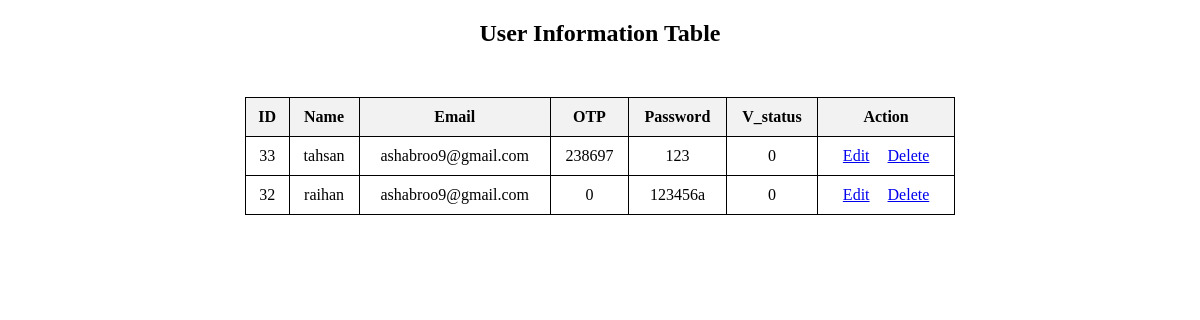
/user_list/, run on an earlier commit of the app's database.
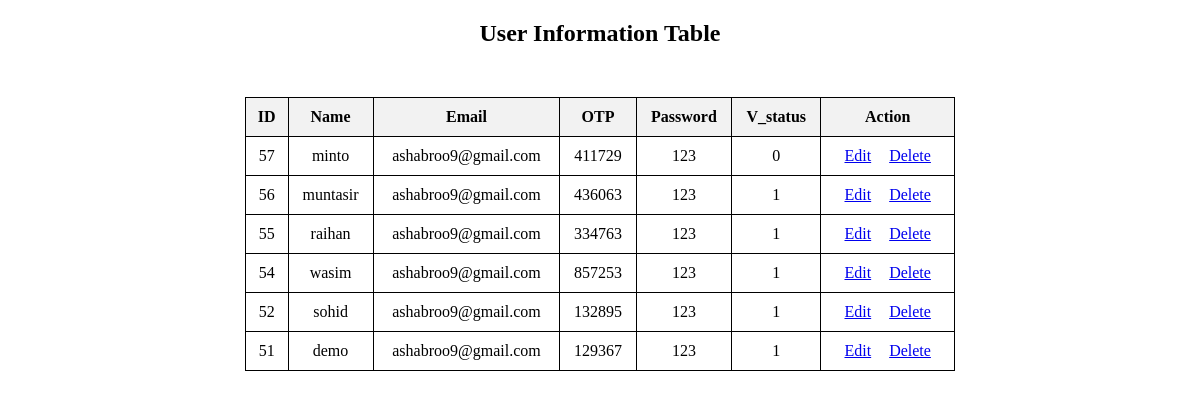
And on a later commit of the database.
### sample/models.py (models this page shows)
class User(models.Model):
    u_name = models.CharField(max_length=100)
    email = models.EmailField(max_length=100, default =True)
    otp = models.IntegerField(default=0)
    v_status = models.IntegerField(default=0)
    password = models.CharField(max_length=100)

### sample/views.py (the view)
# urls.py: path('user_list/', views.user_list, name='show_user'),
def user_list(req):
    data = User.objects.all().order_by("-id")  # eta desending korar torika
    d = {
        "users": data
    }  # user er madhome somostto data gulu dictionary niye ase d contex a assign kore diche
    return render(req, "show_user.html", d)

### sample/templates/show_user.html (shortened to what this page needs)
<!DOCTYPE html>
<html lang="en">
<head>
</head>
<body>
    <h2 style="text-align:center;">User Information Table</h2>
    <table>
        <tr>
            <th>ID</th>
            <th>Name</th>
            <th>Email</th>
            <th>OTP</th>
            <th>Password</th>
            <th>V_status</th>
            <th>Action</th>
        </tr>
        {% for i in users %}
        <tr>
            <td>{{i.id}}</td>
            <td>{{i.u_name}}</td>
            <td>{{i.email}}</td>
            <td>{{i.otp}}</td>
            <td>{{i.password}}</td>
            <td>{{i.v_status}}</td>
            <td>
                <a class="aref" href="{% url 'edit_user' i.id %}">Edit</a>
                <a class="aref" href="{% url 'delete_user' i.id %}">Delete</a>
            </td>
        </tr>
        {% endfor %}
    </table>
</body>
</html>

### sample/templates/show_user.html (style rules this page uses)
table { width: 60%; border-collapse: collapse; margin: 50px auto; }
th, td { border: 1px solid black; padding: 10px; text-align: center; }
th { background-color: #f2f2f2; }
.aref { margin: 5px; }
a { padding: 2px; }

What changed in the data, as far as the page shows it:
removed User: id "33", u_name "tahsan", email "ashabroo9@gmail.com", otp "238697", password "123", v_status "0"
removed User: id "32", u_name "raihan", email "ashabroo9@gmail.com", otp "0", password "123456a", v_status "0"
added User: id "57", u_name "minto", email "ashabroo9@gmail.com", otp "411729", password "123", v_status "0"
added User: id "56", u_name "muntasir", email "ashabroo9@gmail.com", otp "436063", password "123", v_status "1"
added User: id "55", u_name "raihan", email "ashabroo9@gmail.com", otp "334763", password "123", v_status "1"
added User: id "54", u_name "wasim", email "ashabroo9@gmail.com", otp "857253", password "123", v_status "1"
added User: id "52", u_name "sohid", email "ashabroo9@gmail.com", otp "132895", password "123", v_status "1"
added User: id "51", u_name "demo", email "ashabroo9@gmail.com", otp "129367", password "123", v_status "1"
